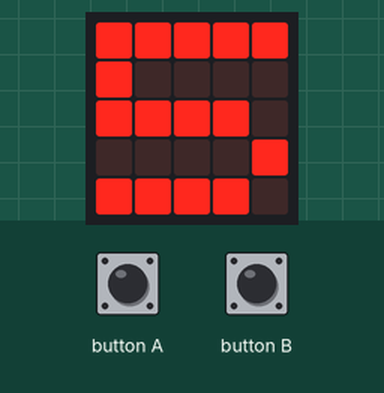
Bench run of a program on a simulated BBC micro:bit running MicroPython. On the bench: the board's 5×5 LED display. The test bench sets the inputs (shaded band). Random numbers come from a fixed seed.

Above: at 1.2 s.
1.3 s: button A pressed for 0.15 s
At 1.6 s:
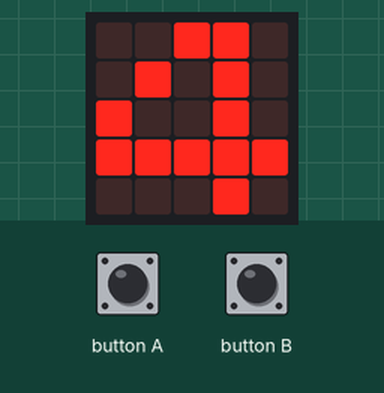
2.9 s: button A pressed for 1 s
At 4.0 s:
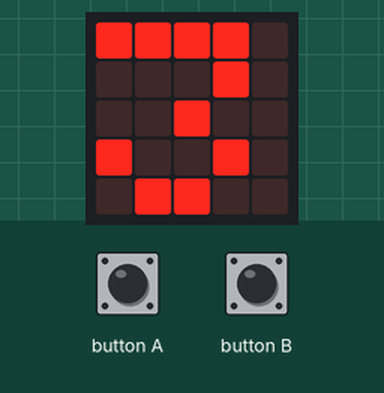
Timing chart, 0 to 5.9 s (numbered marks = the images above; inputs shaded):
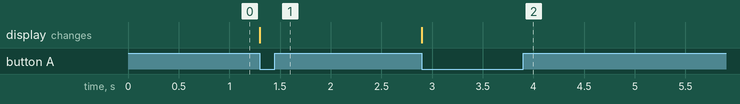

Measured:
- after the input at 1.3 s, the display: changes at once (image 1)
- after the input at 2.9 s, the display: changes at once (image 2)

The program:

New_Microbit_Sender.py
```python
from microbit import *
import radio
import random

#--------INTERNAL-VARIABLES----------------------------------------------------------------------
thisGroup = 0
#-------END-INTERNAL-VARIABLES-------------------------------------------------------------------

#-------------------FUNCTIONS--------------------------------------------------------------------
def config():
    global thisGroup
    thisGroup = random.randint(1, 24)

    while True:


        if button_a.was_pressed():
            thisGroup = thisGroup - 1
        if button_b.was_pressed():
            thisGroup = thisGroup + 1
        #keep the value greater than 0 and lesser than 25
        if thisGroup > 24:
            thisGroup = 1
        if thisGroup < 1:
            thisGroup = 24


        display.show(str(thisGroup))


#---------------END-FUNCTIONS--------------------------------------------------------------------

#----------------LOGIC---------------------------------------------------------------------------

radio.config(group=thisGroup, queue=1)

isInSetup = True
while isInSetup:
    config()

#------------END-LOGIC---------------------------------------------------------------------------
```
